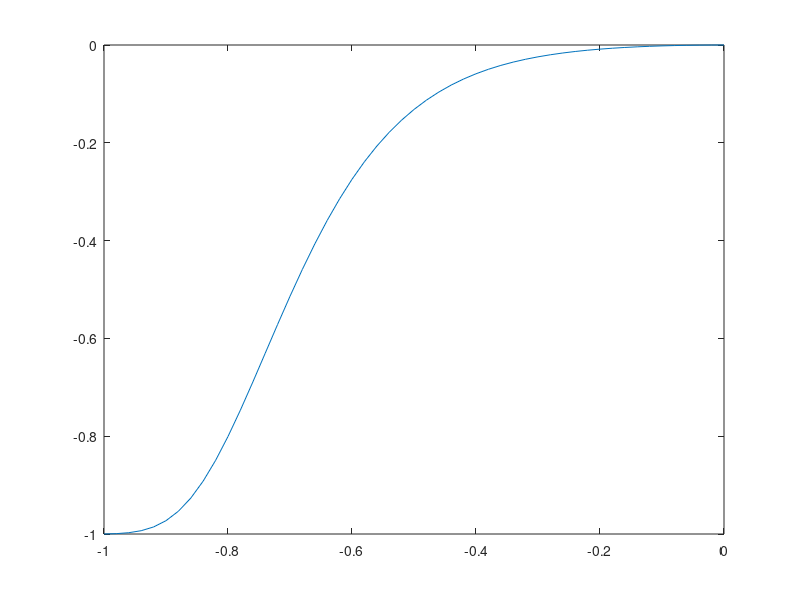

Reproduce this figure in MATLAB.
draw_dir = '/home/ou/archive/drawing/roms/intro';
img      = fullfile(draw_dir, 'Vstreching.png');

s = 8;
%s = -8;
%s = 0;
%b = -1;
b = 8;

x = -1:0.02:0;

%y = sin(x);
%y = cosh(x);

if s > 0,
  y = ( 1 - cosh(s*x) ) / ( cosh(s) - 1 );
else
  y = - x.*x;
%  disp('"s" should not be negative. Stop');
%  return;
end

y0 = x;
y = ( exp(b*y) - 1 ) ./ ( 1 - exp(-b) );

plot(x,y);
%plot(x,y0);
saveas(gcf, img);
